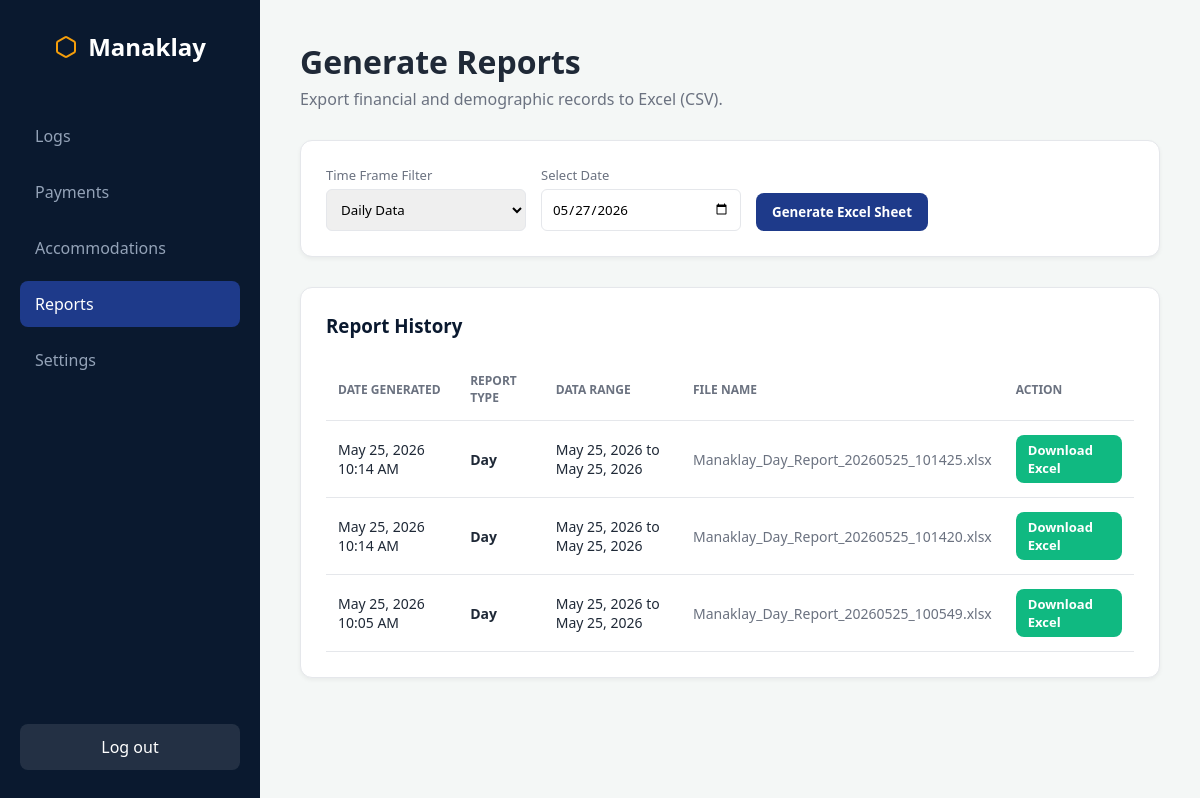
Screenshot of /CustomerSystem/reports.php (signed in) with the database file from the repository.
### tables this page shows
CREATE TABLE `report_history` (
  `id` int NOT NULL,
  `filename` varchar(255) NOT NULL,
  `report_type` varchar(50) NOT NULL,
  `start_date` date NOT NULL,
  `end_date` date NOT NULL,
  `generated_at` datetime DEFAULT CURRENT_TIMESTAMP
);

### CustomerSystem/reports.php (the view, shortened to what this page needs)
<?php
require 'db.php';
$history_stmt = $pdo->query("SELECT * FROM report_history ORDER BY generated_at DESC");
$reports_history = $history_stmt->fetchAll(PDO::FETCH_ASSOC);
?>
<!DOCTYPE html>
<html lang="en">
<head>
</head>
<body>
    <aside class="sidebar">
        <div class="sidebar-brand">
            <svg width="24" height="24" viewBox="0 0 24 24" fill="none" stroke="var(--accent-orange)" stroke-width="2">
                <path
                    d="M21 16V8a2 2 0 0 0-1-1.73l-7-4a2 2 0 0 0-2 0l-7 4A2 2 0 0 0 3 8v8a2 2 0 0 0 1 1.73l7 4a2 2 0 0 0 2 0l7-4A2 2 0 0 0 21 16z">
                </path>
            </svg>
            Manaklay
        </div>
        <nav>
            <a href="logbook.php">Logs</a>
            <a href="payments.php">Payments</a>
            <a href="accommodations.php">Accommodations</a>
            <a href="reports.php" class="active">Reports</a>
            <a href="settings.php">Settings</a>
        </nav>
        <a href="logout.php" class="logout-link">Log out</a>
    </aside>
    <main class="main-content">
        <div class="page-header">
            <h1>Generate Reports</h1>
            <p style="color: var(--text-muted); margin-top: 5px;">Export financial and demographic records to Excel
                (CSV).</p>
        </div>
        <div class="card-container">
            <form method="POST" action="reports.php" class="form-grid">
                <div class="form-group">
                    <label>Time Frame Filter</label>
                    <select name="report_type" required>
                        <option value="day">Daily Data</option>
                    </select>
                </div>
                <div class="form-group">
                    <label>Select Date</label>
                    <input type="date" name="selected_date" value="<?= date('Y-m-d') ?>" required>
                </div>
                <div class="form-group">
                    <button type="submit" class="btn btn-primary">Generate Excel Sheet</button>
                </div>
            </form>
        </div>
        <div class="card-container">
            <h3 style="margin-bottom: 20px; color: var(--sidebar-bg);">Report History</h3>
            <table>
                <thead>
                    <tr>
                        <th>Date Generated</th>
                        <th>Report Type</th>
                        <th>Data Range</th>
                        <th>File Name</th>
                        <th>Action</th>
                    </tr>
                </thead>
                <tbody>
                    <?php if (count($reports_history) > 0): ?>
                        <?php foreach ($reports_history as $report): ?>
                            <tr>
                                <td><?= date('M d, Y h:i A', strtotime($report['generated_at'])) ?></td>
                                <td><strong style="text-transform: capitalize;"><?= $report['report_type'] ?></strong></td>
                                <td><?= date('M d, Y', strtotime($report['start_date'])) ?> to
                                    <?= date('M d, Y', strtotime($report['end_date'])) ?>
                                </td>
                                <td style="color: var(--text-muted);"><?= $report['filename'] ?></td>
                                <td>
                                    <a href="reports/<?= $report['filename'] ?>" download class="btn btn-success">Download
                                        Excel</a>
                                </td>
                            </tr>
                        <?php endforeach; ?>
                    <?php endif; ?>
                </tbody>
            </table>
        </div>
    </main>
</body>
</html>

### CustomerSystem/reports.php (style rules this page uses)
:root { --sidebar-bg: #0A192F; --primary-blue: #1E3A8A; --accent-orange: #F59E0B; --bg-light: #F4F7F6; --card-bg: #FFFFFF; --text-dark: #1F2937; --text-muted: #6B7280; --border-color: #E5E7EB; --success-green: #10B981; }
* { box-sizing: border-box; margin: 0; padding: 0; font-family: 'Segoe UI', sans-serif; }
body { display: flex; height: 100vh; background-color: var(--bg-light); color: var(--text-dark); }
.sidebar { width: 260px; background-color: var(--sidebar-bg); color: white; display: flex; flex-direction: column; padding: 30px 20px; }
.sidebar-brand { font-size: 24px; font-weight: bold; margin-bottom: 50px; text-align: center; display: flex; align-items: center; justify-content: center; gap: 10px; }
.sidebar nav { flex: 1; }
.sidebar nav a { display: block; color: #94A3B8; text-decoration: none; padding: 12px 15px; margin-bottom: 10px; border-radius: 8px; font-weight: 500; transition: all 0.3s; }
.sidebar nav a:hover, .sidebar nav a.active { background-color: var(--primary-blue); color: white; }
.logout-link { text-decoration: none; color: white; padding: 12px 15px; background-color: rgba(255, 255, 255, 0.1); border-radius: 8px; text-align: center; margin-top: auto; }
.main-content { flex: 1; padding: 40px; overflow-y: auto; }
.page-header { margin-bottom: 30px; }
.card-container { background: var(--card-bg); border-radius: 12px; padding: 25px; box-shadow: 0 2px 4px rgba(0, 0, 0, 0.05); border: 1px solid var(--border-color); margin-bottom: 30px; }
.form-grid { display: flex; gap: 15px; align-items: flex-end; }
.form-group label { display: block; font-size: 13px; color: var(--text-muted); margin-bottom: 5px; }
.form-group input, .form-group select { padding: 10px; border: 1px solid var(--border-color); border-radius: 6px; outline: none; width: 200px; }
.btn { padding: 10px 16px; border: none; border-radius: 8px; cursor: pointer; font-weight: 600; color: white; transition: opacity 0.3s; }
.btn-primary { background-color: var(--primary-blue); }
.btn-success { background-color: var(--success-green); text-decoration: none; display: inline-block; padding: 6px 12px; font-size: 13px; }
table { width: 100%; border-collapse: collapse; }
th, td { padding: 14px 12px; text-align: left; border-bottom: 1px solid var(--border-color); font-size: 14px; }
th { color: var(--text-muted); font-weight: 600; text-transform: uppercase; font-size: 12px; }

### rows the page displays
report_history: generated_at "May 25, 2026 10:14 AM", report_type "Day", start_date "May 25, 2026", end_date "May 25, 2026", filename "Manaklay_Day_Report_20260525_101425.xlsx"
report_history: generated_at "May 25, 2026 10:14 AM", report_type "Day", start_date "May 25, 2026", end_date "May 25, 2026", filename "Manaklay_Day_Report_20260525_101420.xlsx"
report_history: generated_at "May 25, 2026 10:05 AM", report_type "Day", start_date "May 25, 2026", end_date "May 25, 2026", filename "Manaklay_Day_Report_20260525_100549.xlsx"
